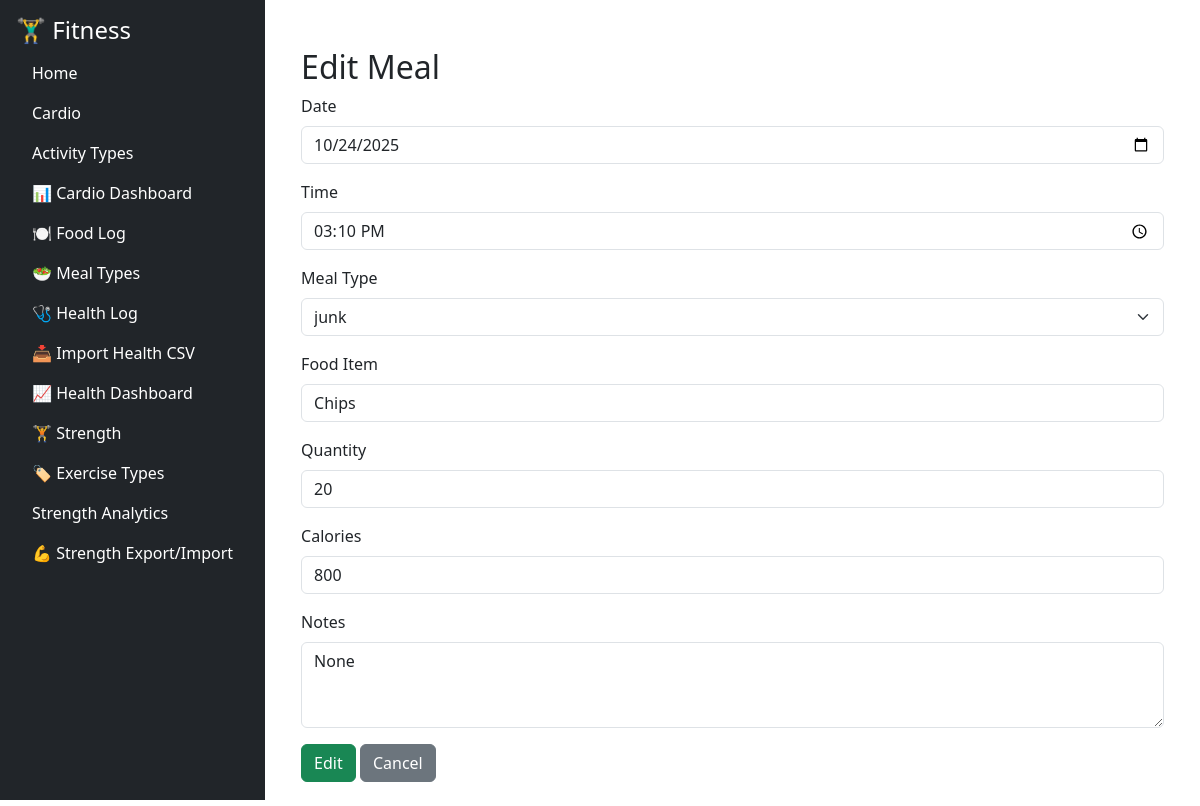
Screenshot of /food/food/edit/14 with the database file from the repository.
### tables this page shows
CREATE TABLE food_log (
            id INTEGER PRIMARY KEY AUTOINCREMENT,
            date TEXT NOT NULL,
            time TEXT,
            meal_type_id INTEGER NOT NULL,
            food_item TEXT NOT NULL,
            quantity TEXT,
            calories INTEGER,
            notes TEXT,
            FOREIGN KEY (meal_type_id) REFERENCES meal_types(id)
        );

CREATE TABLE meal_types (
            id INTEGER PRIMARY KEY AUTOINCREMENT,
            name TEXT NOT NULL UNIQUE
        );

### fitness/food/routes/food_routes.py (the view, shortened to what this page needs)
@food_bp.route('/food/edit/<int:id>', methods=['GET', 'POST'])
def edit_food(id):
    conn = get_connection()
    meal_types = conn.execute("SELECT * FROM meal_types ORDER BY name").fetchall()
    food = conn.execute("SELECT * FROM food_log WHERE id=?", (id,)).fetchone()
    conn.close()
    return render_template('food_form.html', action="Edit", food=food, meal_types=meal_types)

### fitness/db/db.py (called while the page is built)
def get_connection():
    conn = sqlite3.connect(DB_PATH)
    conn.row_factory = sqlite3.Row
    return conn

### fitness/food/templates/food_form.html
{% extends "base.html" %}
{% block content %}
<div class="container mt-4">
  <h2>{{ action }} Meal</h2>
  <form method="POST">
    <div class="mb-3">
      <label class="form-label">Date</label>
      <input type="date" name="date" class="form-control" required
             value="{{ food['date'] if food else '' }}">
    </div>
    <div class="mb-3">
      <label class="form-label">Time</label>
      <input type="time" name="time" class="form-control"
             value="{{ food['time'] if food else '' }}">
    </div>
    <div class="mb-3">
      <label class="form-label">Meal Type</label>
      <select name="meal_type_id" class="form-select" required>
        {% for m in meal_types %}
        <option value="{{ m['id'] }}" {% if food and food['meal_type_id']==m['id'] %}selected{% endif %}>
          {{ m['name'] }}
        </option>
        {% endfor %}
      </select>
    </div>
    <div class="mb-3">
      <label class="form-label">Food Item</label>
      <input type="text" name="food_item" class="form-control" required
             value="{{ food['food_item'] if food else '' }}">
    </div>
    <div class="mb-3">
      <label class="form-label">Quantity</label>
      <input type="text" name="quantity" class="form-control"
             value="{{ food['quantity'] if food else '' }}">
    </div>
    <div class="mb-3">
      <label class="form-label">Calories</label>
      <input type="number" name="calories" class="form-control"
             value="{{ food['calories'] if food else '' }}">
    </div>
    <div class="mb-3">
      <label class="form-label">Notes</label>
      <textarea name="notes" class="form-control" rows="3">{{ food['notes'] if food else '' }}</textarea>
    </div>
    <button type="submit" class="btn btn-success">{{ action }}</button>
    <a href="{{ url_for('food_bp.food_list') }}" class="btn btn-secondary">Cancel</a>
  </form>
</div>
{% endblock %}

### rows the page displays
food_log: date "10/24/2025", time "15:10", meal_type_id "junk", food_item "Chips", quantity "20", calories "800"

### other values shown
{{ action }} "Edit"
